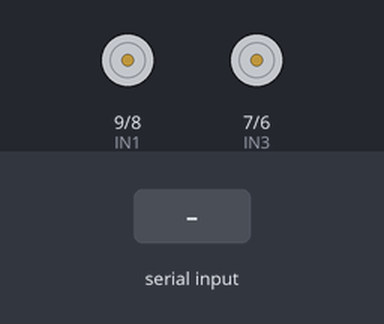
A sketch run on a simulated Arduino Uno, built with avr-gcc and run on an emulated ATmega328P. On the bench: motor-driver pin pairs drawn as motors (green arrow = first pin HIGH = forward, orange = second pin HIGH = backward, longer = more drive, scaled by the enable pin). The test bench sets the inputs (shaded band).

Above: at 1.2 s.
1.3 s: "F" received over Serial
At 2.1 s:
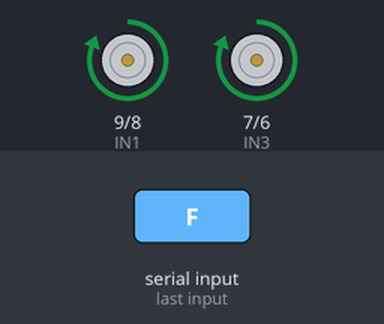
2.8 s: "B" received over Serial
At 3.2 s:
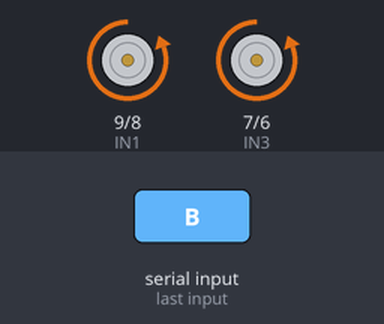
4.3 s: "R" received over Serial
At 5.5 s:
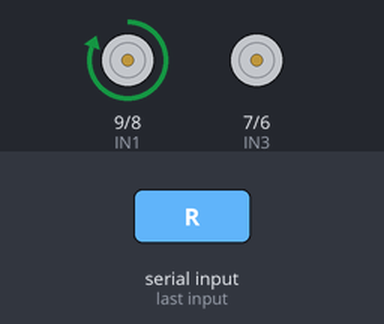
5.8 s: "L" received over Serial
At 6.7 s:
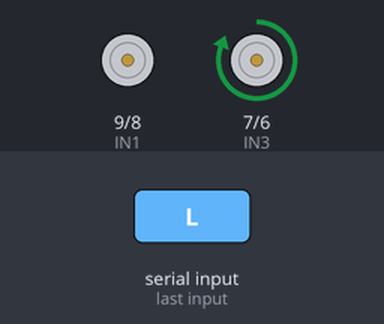
7.3 s: "S" received over Serial
At 7.9 s:
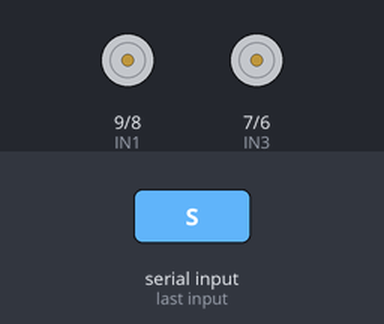
Timing chart, 0 to 9.8 s (numbered marks = the images above; inputs shaded):
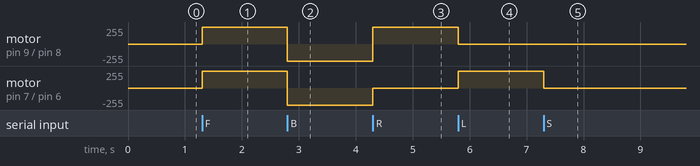

Measured:
- after the input at 1.3 s, motor on pin 9 (IN1) / pin 8 (IN2), motor on pin 7 (IN3) / pin 6 (IN4): stopped → forward 255/255 at once
- after the input at 2.8 s, motor on pin 9 (IN1) / pin 8 (IN2), motor on pin 7 (IN3) / pin 6 (IN4): forward 255/255 → backward 255/255 at once
- after the input at 4.3 s, motor on pin 9 (IN1) / pin 8 (IN2): backward 255/255 → forward 255/255 at once; motor on pin 7 (IN3) / pin 6 (IN4): backward 255/255 → stopped at once
- after the input at 5.8 s, motor on pin 9 (IN1) / pin 8 (IN2): forward 255/255 → stopped at once; motor on pin 7 (IN3) / pin 6 (IN4): stopped → forward 255/255 at once
- after the input at 7.3 s, motor on pin 7 (IN3) / pin 6 (IN4): forward 255/255 → stopped at once

The sketch:

controlled_robot_by_blutooth.ino
```cpp
#define speedL 10
#define IN1 9
#define IN2 8
#define IN3 7
#define IN4 6
#define speedR 5
char reading ;
void setup()
{
  Serial.begin(9600);
for(int i=5 ;i<=10 ;i++)
{pinMode(i,OUTPUT);
  }
}

void forward()
{digitalWrite(IN1,1);
 digitalWrite(IN2,0);
 digitalWrite(IN3,1);
 digitalWrite(IN4,0);
 digitalWrite(speedR,150);
 digitalWrite(speedL,150);
}


void backward()
{digitalWrite(IN1,0);
 digitalWrite(IN2,1);
 digitalWrite(IN3,0);
 digitalWrite(IN4,1);
 digitalWrite(speedR,150);
 digitalWrite(speedL,150);
}


void right()
{digitalWrite(IN1,1);
 digitalWrite(IN2,0);
 digitalWrite(IN3,0);
 digitalWrite(IN4,0);
 digitalWrite(speedR,0);
 digitalWrite(speedL,150);
}


void left()
{digitalWrite(IN1,0);
 digitalWrite(IN2,0);
 digitalWrite(IN3,1);
 digitalWrite(IN4,0);
 digitalWrite(speedR,150);
 digitalWrite(speedL,0);
}

void stopp()
{digitalWrite(IN1,0);
 digitalWrite(IN2,0);
 digitalWrite(IN3,0);
 digitalWrite(IN4,0);
 digitalWrite(speedR,0);
 digitalWrite(speedL,0);
}


void loop()
{


  if(Serial.available()>0)
  {reading=Serial.read();
   switch(reading)
   {
    case 'F':forward();
     break;
    case 'B':backward();
     break;
    case 'R':right();
     break;
    case 'L':left();
     break;
    case 'S':stopp();
    }
   }


}
```
